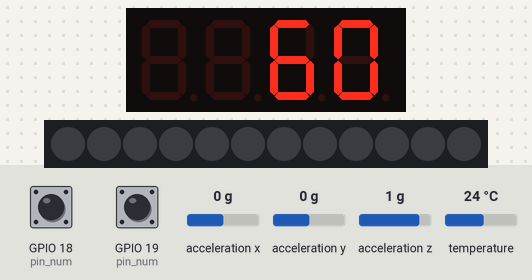
This program was run on a simulated ESP32 board running MicroPython. Shown: 4-digit seven-segment display, 12 RGB LEDs in strip order, left to right. The inputs (shaded band) are chosen by the test bench; at power-on: GPIO 18 (pin_num) HIGH, GPIO 19 (pin_num) HIGH, acceleration x 0 g, acceleration y 0 g, acceleration z 1 g, temperature 24 °C. Random numbers come from a fixed seed; library files of the repository ran but are not shown: MPU6050.py, tm1637.py; what the program prints to the serial console is not drawn.

Above: at 3.7 s.
3.8 s: GPIO 18 (pin_num) pulled LOW for 1 s
At 5.4 s:
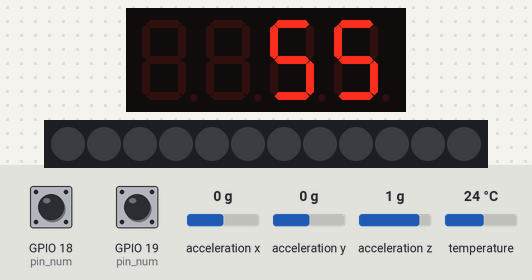
6.3 s: GPIO 19 (pin_num) pulled LOW for 3.2 s
At 10.2 s:
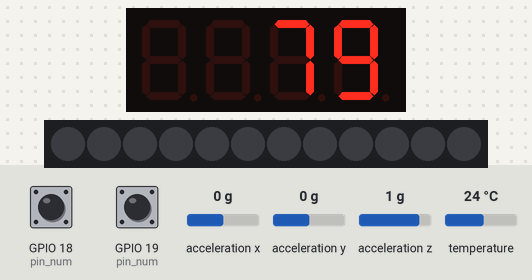
11.0 s: GPIO 18 (pin_num) pulled LOW for 0.15 s
12.7 s: GPIO 19 (pin_num) pulled LOW for 1 s
At 14.6 s:
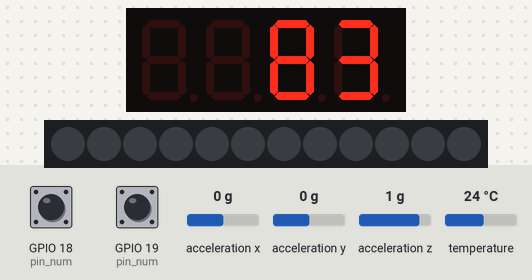
Timing chart, 0 to 16.1 s (numbered marks = the images above; inputs shaded):
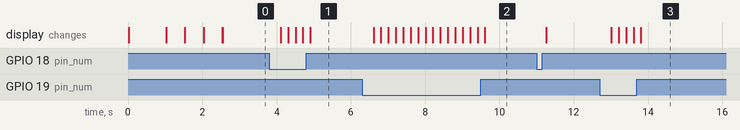

The program:

main_stable.py
```python
from machine import Pin, SoftI2C, Timer
from MPU6050 import MPU6050
from tm1637 import TM1637
from neopixel import NeoPixel
import time
from DebouncedInput import DebouncedInput
import random

# ==== Configuração dos dispositivos ====
CLK_PIN = Pin(13)
DIO_PIN = Pin(14)
tm = TM1637(clk=CLK_PIN, dio=DIO_PIN)

LED_PIN = Pin(27, Pin.OUT)
NUM_LEDS = 12
leds = NeoPixel(LED_PIN, NUM_LEDS)

i2c = SoftI2C(scl=Pin(22), sda=Pin(21))
mpu = MPU6050()

selected_time = 60
menu_active = True
increment_timer = Timer(-1)
decrement_timer = Timer(-1)
press_start_time = {}
MAX_TIME = 999  # Ajustado para 999 segundos
countdown_timer = Timer(-1)
countdown_started = False

# Variáveis para contabilizar golpes
golpes_contados = 0

# ==== Funções Auxiliares ====
def set_leds_color(leds, color):
    for i in range(NUM_LEDS):
        leds[i] = color
    leds.write()

def blink_leds(leds, colors, delay):
    for color in colors:
        set_leds_color(leds, color)
        time.sleep(delay)
    set_leds_color(leds, (0, 0, 0))  # Apagar LEDs

def display_all_segments(tm, duration):
    tm.write([127, 127, 127, 127])
    time.sleep(duration)
    tm.write([0, 0, 0, 0])

def update_display(time_val):
    """Atualiza o display com o valor atual de tempo ou golpes."""
    tm.number(time_val)

def adjust_time(delta):
    global selected_time
    selected_time = max(0, min(MAX_TIME, selected_time + delta))
    update_display(selected_time)

def handle_long_press(pin_num):
    global press_start_time
    elapsed = time.ticks_ms() - press_start_time[pin_num]
    if elapsed > 3000:
        adjust_time(5 if pin_num == 19 else -5)
    else:
        adjust_time(1 if pin_num == 19 else -1)

def button_callback(pin_num, pressed, duration):
    global press_start_time, increment_timer, decrement_timer
    if not menu_active:
        return
    if pressed:
        press_start_time[pin_num] = time.ticks_ms()
        if pin_num == 18:
            decrement_timer.init(mode=Timer.PERIODIC, period=200, callback=lambda t: handle_long_press(18))
        elif pin_num == 19:
            increment_timer.init(mode=Timer.PERIODIC, period=200, callback=lambda t: handle_long_press(19))
    else:
        press_duration = time.ticks_ms() - press_start_time[pin_num]
        if 25 <= press_duration < 500:
            adjust_time(-1 if pin_num == 18 else 1)
        if pin_num == 18:
            decrement_timer.deinit()
        elif pin_num == 19:
            increment_timer.deinit()

def check_buttons_simultaneous():
    global menu_active, countdown_started
    if not BUTTON_1.pin.value() and not BUTTON_2.pin.value():
        menu_active = False
        countdown_started = True
        time.sleep(0.5)

def start_countdown():
    for i in [3, 2, 1]:
        update_display(i)
        time.sleep(1)

    # Piscar o display após a contagem de 3, 2, 1
    for _ in range(3):
        update_display(0)
        time.sleep(0.5)
        update_display(selected_time)
        time.sleep(0.5)

    tm.write([0, 0, 0, 0])
    time.sleep(1)

    update_display(selected_time)
    countdown_timer.init(mode=Timer.PERIODIC, period=1000, callback=decrement_time)

def decrement_time(timer=None):
    global selected_time, golpes_contados
    if selected_time > 0:
        selected_time -= 1
        update_display(selected_time)
        # Verificar os dados do MPU para contar os golpes
        accel_data = mpu.read_accel_data()
        magnitude = (accel_data['x']**2 + accel_data['y']**2 + accel_data['z']**2)**0.5
        if magnitude > 20:
            golpes_contados += 1
            # Piscar LEDs em uma cor aleatória por 100ms
            random_color = (random.randint(0, 255), random.randint(0, 255), random.randint(0, 255))
            blink_leds(leds, [random_color], 0.1)
    else:
        countdown_timer.deinit()
        # Apresentar a quantidade de golpes com "G" no dígito mais à esquerda
        tm.write([ord('G'), golpes_contados // 10, golpes_contados % 10, 127])
        # Piscar o número de golpes 5 vezes com intervalo de 500ms
        for _ in range(5):
            update_display(golpes_contados)
            time.sleep(0.5)
            tm.write([0, 0, 0, 0])
            time.sleep(0.5)
        # Deixar o valor fixo na tela
        update_display(golpes_contados)
        # Aguardar pressionamento de qualquer botão para voltar ao menu
        while True:
            if BUTTON_1.pin.value() == 0 or BUTTON_2.pin.value() == 0:
                menu_active = True
                break
        print("Contagem finalizada!")

BUTTON_1 = DebouncedInput(pin_num=18, callback=button_callback, pin_pull=Pin.PULL_UP, pin_logic_pressed=False)
BUTTON_2 = DebouncedInput(pin_num=19, callback=button_callback, pin_pull=Pin.PULL_UP, pin_logic_pressed=False)

# Inicialização do Sistema
print("Inicializando o sistema...")
display_all_segments(tm, 1)
tm.brightness(4)
tm.show("OLA")
colors = [(0, 255, 0), (0, 0, 255), (255, 0, 0)]
blink_leds(leds, colors, 0.5)
print(f"Temperatura: {mpu.read_temperature():.2f} °C")
accel_data = mpu.read_accel_data()
print(f"Aceleração: X={accel_data['x']:.2f} m/s², Y={accel_data['y']:.2f} m/s², Z={accel_data['z']:.2f} m/s²")

set_leds_color(leds, (0, 0, 0))
print("Iniciando o menu de seleção de tempo...")
update_display(selected_time)

# Loop Principal
while menu_active:
    check_buttons_simultaneous()
    time.sleep(0.1)

if countdown_started:
    start_countdown()

print(f"Tempo final selecionado: {selected_time} segundos")
tm.number(selected_time)
print("Sistema finalizado com sucesso!")
```

DebouncedInput.py
```python
from machine import Pin, Timer
import time

class DebouncedInput:
    """Micropython Debounced GPIO Input Class"""
    def __init__(self, pin_num, callback, pin_pull=None, pin_logic_pressed=True, debounce_ms=100):
        self.pin_num = pin_num
        self.pin_pull = pin_pull
        self.pin_logic_pressed = pin_logic_pressed
        self.debounce_ms = debounce_ms
        self.callback = callback
        self.last_release_ms = 0
        self.last_press_ms = 0

        self.pin = Pin(self.pin_num, Pin.IN, self.pin_pull)
        self.pin.irq(self.__ButtonHandler, Pin.IRQ_FALLING | Pin.IRQ_RISING)

        self.db_timer = Timer(-1)
        self.expected_value = True

    def __ButtonDebounceTimerExpired(self, timer):

        current_value = False

        if (self.pin.value() == self.pin_logic_pressed):
            current_value = True
        else:
            current_value = False

        if ((self.expected_value == True) and (current_value == True)):
            #print("Button pressed")
            self.expected_value = False
            self.last_press_ms = time.ticks_ms()
            if (self.last_release_ms == 0):
                ms_since_last_press = 0
            else:
                ms_since_last_press = time.ticks_diff(self.last_press_ms, self.last_release_ms) + 2*self.debounce_ms
            self.callback(self.pin_num, True, ms_since_last_press)
        elif ((self.expected_value == False) and (current_value == False)):
            #print("Button released")
            self.expected_value = True
            self.last_release_ms = time.ticks_ms()
            ms_duration_of_press = time.ticks_diff(self.last_release_ms, self.last_press_ms) + 2*self.debounce_ms
            self.callback(self.pin_num, False, ms_duration_of_press)
        #else:
            #print("Missed edge: expected:", self.expected_value, " actual:", current_value)

        # Re-enable pin interrupt
        self.pin.irq(self.__ButtonHandler, Pin.IRQ_FALLING | Pin.IRQ_RISING)

    def __ButtonHandler(self, pin):

        #print("IRQ with flags:", pin.irq().flags())
        self.db_timer.init(mode=Timer.ONE_SHOT, period=self.debounce_ms, callback=self.__ButtonDebounceTimerExpired)

        # Disable pin interrupt
        self.pin.irq(trigger=0)
```

Measured:
- after the input at 3.8 s, the display: first changes after 0.31 s (image 1 shows a later state)
- after the input at 6.3 s, the display: first changes after 0.31 s (image 2 shows a later state)
- after the input at 12.7 s, the display: first changes after 0.31 s (image 3 shows a later state)
